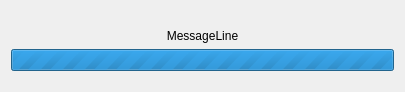
<?xml version="1.0" encoding="UTF-8"?>
<ui version="4.0">
 <class>Dialog</class>
 <widget class="QDialog" name="Dialog">
  <property name="windowModality">
   <enum>Qt::ApplicationModal</enum>
  </property>
  <property name="geometry">
   <rect>
    <x>0</x>
    <y>0</y>
    <width>405</width>
    <height>92</height>
   </rect>
  </property>
  <property name="windowTitle">
   <string>Loading</string>
  </property>
  <property name="windowIcon">
   <iconset resource="resources.qrc">
    <normaloff>:/logos/xrecog-64px.svg</normaloff>:/logos/xrecog-64px.svg</iconset>
  </property>
  <property name="modal">
   <bool>true</bool>
  </property>
  <layout class="QGridLayout" name="gridLayout">
   <item row="1" column="0" alignment="Qt::AlignTop">
    <widget class="QProgressBar" name="progressBar">
     <property name="maximum">
      <number>0</number>
     </property>
     <property name="value">
      <number>-1</number>
     </property>
     <property name="invertedAppearance">
      <bool>false</bool>
     </property>
     <property name="textDirection">
      <enum>QProgressBar::TopToBottom</enum>
     </property>
     <property name="format">
      <string>%p%</string>
     </property>
    </widget>
   </item>
   <item row="0" column="0" alignment="Qt::AlignBottom">
    <widget class="QLabel" name="label">
     <property name="text">
      <string>MessageLine</string>
     </property>
     <property name="alignment">
      <set>Qt::AlignCenter</set>
     </property>
    </widget>
   </item>
  </layout>
 </widget>
 <resources>
  <include location="resources.qrc"/>
 </resources>
 <connections/>
</ui>
